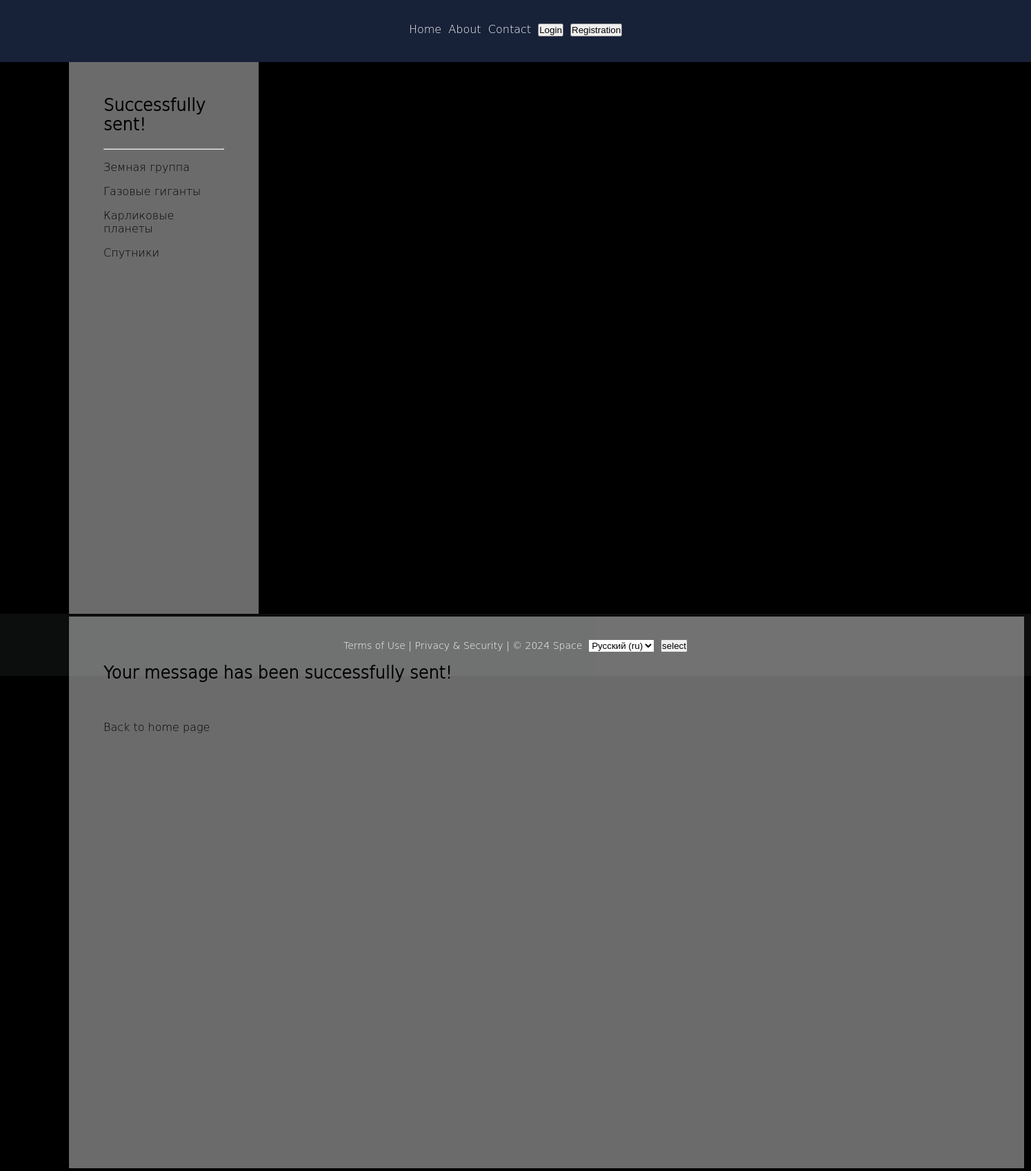
The app's page /email_was_sent/ with its own data.
### base/models.py (models this page shows, shortened)
class Category(models.Model):
    cat_name = models.CharField(max_length=100, db_index=True, verbose_name=_('Category'))
    cat_slug = models.SlugField(max_length=255, unique=True, db_index=True)
    objects = models.Manager()
    class Meta:
        verbose_name = _('category')
        verbose_name_plural = _('Categories')
    def get_absolute_url(self):
        return reverse('category', kwargs={'cat_slug': self.cat_slug})

### base/views.py (the view)
# urls.py: path('email_was_sent/', views.EmailWasSent.as_view(), name='email_was_sent'),
class EmailWasSent(TemplateView):
    template_name = 'base/email_was_sent.html'
    extra_context = {
        'title': _('Successfully sent!'),
        'page_header': _('Successfully sent!'),
        'page_post': _('Your message has been successfully sent!')
    }

### base/templatetags/base_tags.py (called while the page is built)
@register.inclusion_tag('base/category.html')
def get_category(selected=0):
    category = Category.objects.all()
    return {'category': category, 'selected': selected}

### base/templates/base/email_was_sent.html
{% extends 'base.html' %}
{% load i18n %}
{% block content %}
<h2>{% trans 'Your message has been successfully sent!' %}</h2><br>
<p><a class="link-dark" href="{% url 'home' %}">{% trans 'Back to home page' %}</a></p>
{% endblock %}

### base/templates/base/category.html
{% for i in category %}
{% if i.id == selected %}
<ul><a>{{i.cat_name}}</a></ul>
{% else %}
<ul><a class="link-dark" href="{{i.get_absolute_url}}">{{i.cat_name}}</a></ul>
{% endif %}
{% endfor %}

### base/static/base/css/styles.css (style rules this page uses)
* { padding: 0; text-decoration: none; }
html, body { margin: 0; height: 100%; background: #000000 url('../images/background_image.png') no-repeat 50% 0%; }
.link-dark { color: #000000; }

### records on screen
Category: cat_name "Земная группа"
Category: cat_name "Газовые гиганты"
Category: cat_name "Карликовые планеты"
Category: cat_name "Спутники"

### other values on screen
{{ page_header }} "Successfully sent!"
form field language "Русский (ru)"
